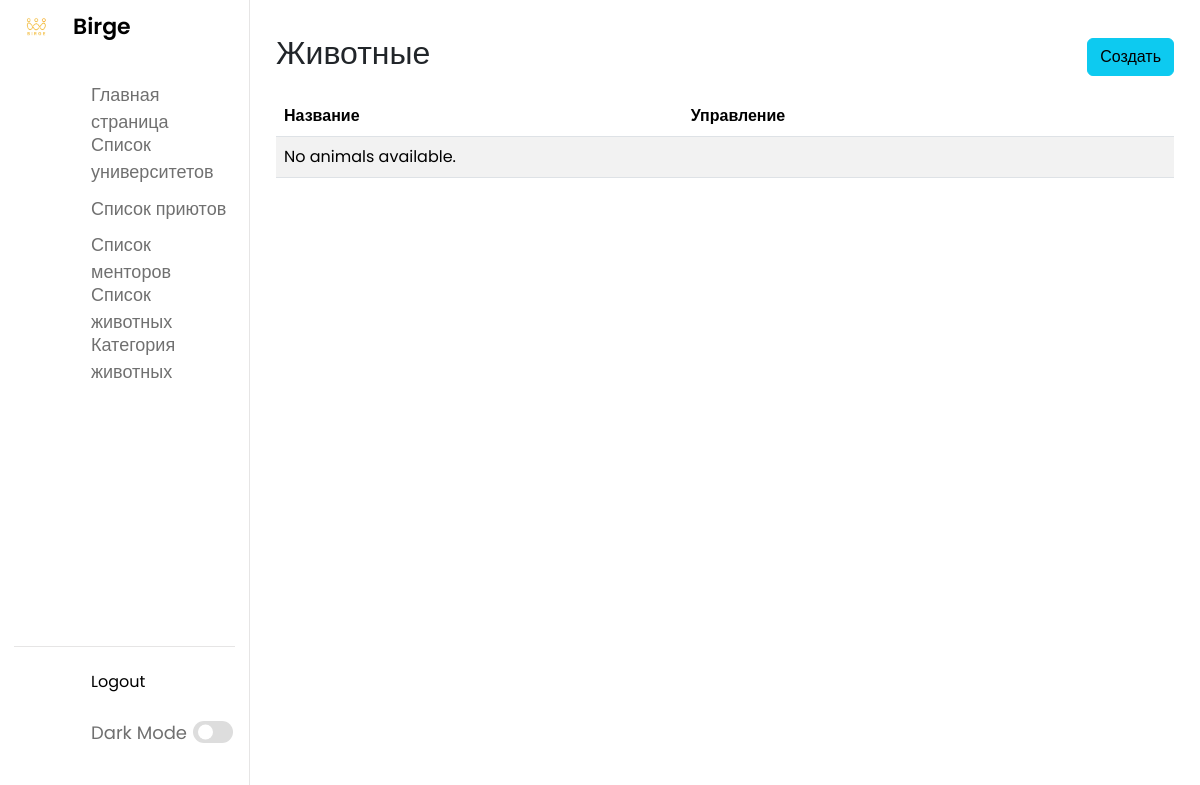
The page /customAdmin/categoryanimal/ on the database as committed earlier.
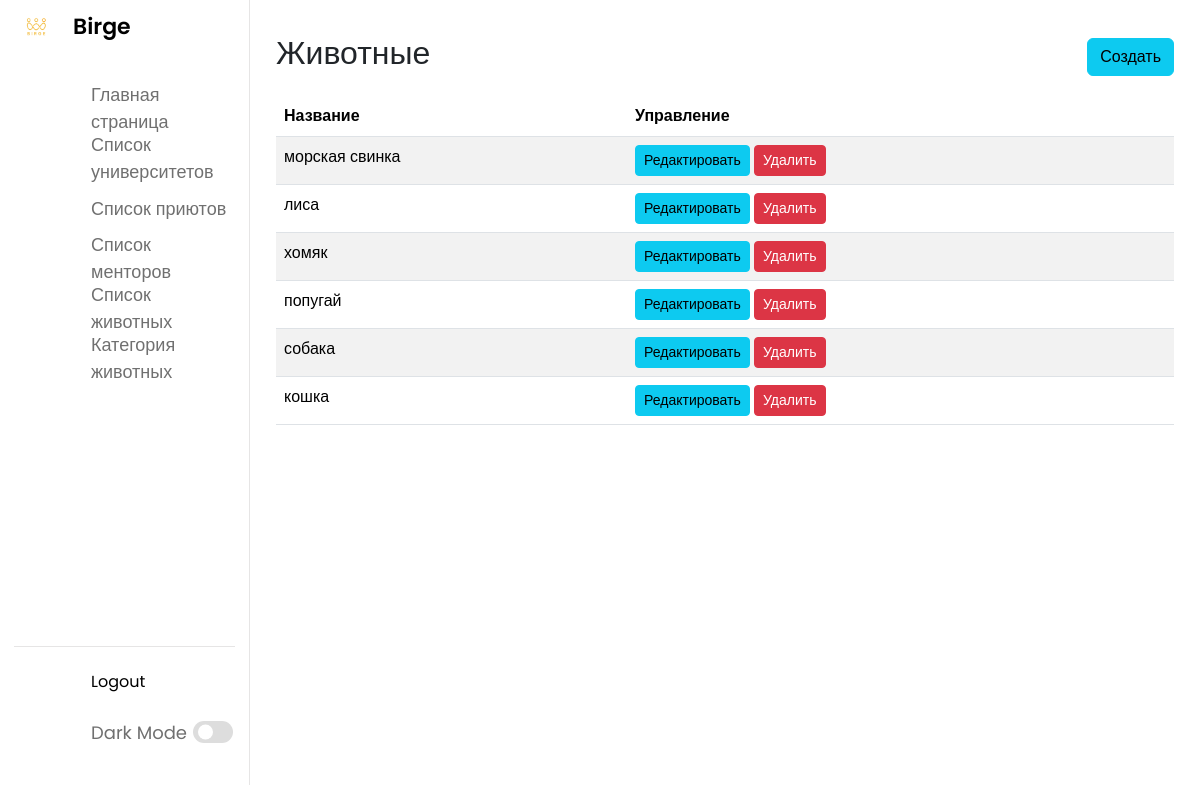
The same page on the database as committed later.
### app/models.py (models this page shows, shortened)
class CategoryAnimal(models.Model):
    name = models.CharField(max_length=100)
    created_at = models.DateTimeField(auto_now_add=True)
    updated_at = models.DateTimeField(auto_now=True)
    class Meta:
        verbose_name = "CategoryAnimal"
        verbose_name_plural = "CategoryAnimals"
        ordering = ['-created_at']

### app/views.py (the view)
# urls.py: path('customAdmin/categoryanimal/', CategoryAnimalListViewAdmin.as_view(), name='admin_categoryanimal_list'),
class CategoryAnimalListViewAdmin(ListView):
    model = CategoryAnimal
    template_name = "customAdmin/animalCategory.html"
    context_object_name = "category_animals"

### templates/customAdmin/animalCategory.html
{% extends 'customAdmin/home.html' %}
{% load static %}
{% block content %}
<div class="container mt-4">
    <div class="d-flex justify-content-between align-items-center mb-3">
        <h2>Животные</h2>
        <a href="{% url 'admin_create_animal' %}" class="btn btn-info">Создать</a>
    </div>
    <div class="table-responsive">
        <table class="table table-striped">
            <thead>
                <tr>
                    <th scope="col">Название</th>
                    <th scope="col">Управление</th>
                </tr>
            </thead>
            <tbody>
                {% for animal in category_animals %}
                <tr>
                    <td>{{ animal.name }}</td>
                    <td>
                        <a href="{% url 'categoryadmin_update_animal' animal.id %}" class="btn btn-info btn-sm">Редактировать</a>
                        <a href="{% url 'admin_delete_categoryanimal' animal.id %}" class="btn btn-danger btn-sm">Удалить</a>
                    </td>
                </tr>
                {% empty %}
                <tr>
                    <td colspan="5">No animals available.</td>
                </tr>
                {% endfor %}
            </tbody>
        </table>
    </div>
</div>
{% endblock %}

### templates/customAdmin/home.html (shortened to what this page needs)
{% load static %}
<!DOCTYPE html>
<html lang="en">
<head>
    <link rel="stylesheet" href="{% static 'css/customAdmin/home.css' %}">
    <link href="https://cdn.jsdelivr.net/npm/bootstrap@5.3.3/dist/css/bootstrap.min.css" rel="stylesheet">
    <link rel="stylesheet" href="https://unicons.iconscout.com/release/v4.0.0/css/line.css">
</head>
<body>
    <nav>
        <div class="logo-name">
            <div class="logo-image">
                <img src="images/logo.png" alt="">
            </div>
            <span class="logo_name">Birge</span>
        </div>
        <div class="menu-items">
            <ul class="nav-links">
                <li><a href="{% url 'admin_home' %}">
                    <i class="uil uil-estate"></i>
                    <span class="link-name">Главная страница</span>
                </a></li>
                <li><a href="{% url 'admin_university_list' %}">
                    <i class="uil uil-files-landscapes"></i>
                    <span class="link-name">Список университетов</span>
                </a></li>
                <li><a href="{% url 'admin_shelter_list' %}">
                    <i class="uil uil-chart"></i>
                    <span class="link-name">Список приютов</span>
                </a></li>
                <li><a href="{% url 'admin_mentor_list' %}">
                    <i class="uil uil-chart"></i>
                    <span class="link-name">Список менторов</span>
                </a></li>
                <li><a href="{% url 'admin_animal_list' %}">
                    <i class="uil uil-chart"></i>
                    <span class="link-name">Список животных</span>
                </a></li>
                <li><a href="{% url 'admin_categoryanimal_list' %}">
                    <i class="uil uil-thumbs-up"></i>
                    <span class="link-name">Категория животных</span>
                </a></li>
            </ul>
            <ul class="logout-mode">
                <li><a href="#">
                    <i class="uil uil-signout"></i>
                    <form method="post" action="{% url 'logout' %}" style="display: inline;">
                        <button type="submit" class="fa fa-sign-out" style="background: none; border: none; cursor: pointer;">Logout</button>
                    </form>
                </a></li>
                <li class="mode">
                    <a href="#">
                        <i class="uil uil-moon"></i>
                    <span class="link-name">Dark Mode</span>
                </a>
                <div class="mode-toggle">
                  <span class="switch"></span>
                </div>
            </li>
            </ul>
        </div>
    </nav>
    <section class="dashboard">
        {% block content %}
        {% endblock %}
    </section>
</body>
</html>

### static/css/customAdmin/home.css (style rules this page uses)
* { margin: 0; padding: 0; box-sizing: border-box; font-family: 'Poppins', sans-serif; }
:root { --primary-color: #0E4BF1; --panel-color: #FFF; --text-color: #000; --black-light-color: #707070; --border-color: #e6e5e5; --toggle-color: #DDD; --box1-color: #4DA3FF; --box2-color: #FFE6AC; --box3-color: #E7D1FC; --title-icon-color: #fff; --tran-05: all 0.5s ease; --tran-03: all 0.3s ease; --tran-03: all 0.2s ease; }
body { min-height: 100vh; background-color: var(--primary-color); }
nav { position: fixed; top: 0; left: 0; height: 100%; width: 250px; padding: 10px 14px; background-color: var(--panel-color); border-right: 1px solid var(--border-color); transition: var(--tran-05); }
nav .logo-name { display: flex; align-items: center; }
nav .logo-image { display: flex; justify-content: center; min-width: 45px; }
nav .logo-image img { width: 40px; object-fit: cover; border-radius: 50%; }
nav .logo-name .logo_name { font-size: 22px; font-weight: 600; color: var(--text-color); margin-left: 14px; transition: var(--tran-05); }
nav .menu-items { margin-top: 40px; height: calc(100% - 90px); display: flex; flex-direction: column; justify-content: space-between; }
.menu-items li { list-style: none; }
.menu-items li a { display: flex; align-items: center; height: 50px; text-decoration: none; position: relative; }
.menu-items li a i { font-size: 24px; min-width: 45px; height: 100%; display: flex; align-items: center; justify-content: center; color: var(--black-light-color); }
.menu-items li a .link-name { font-size: 18px; font-weight: 400; color: var(--black-light-color); transition: var(--tran-05); }
.menu-items .logout-mode { padding-top: 10px; border-top: 1px solid var(--border-color); }
.menu-items .mode { display: flex; align-items: center; white-space: nowrap; }
.menu-items .mode-toggle { position: absolute; right: 14px; height: 50px; min-width: 45px; display: flex; align-items: center; justify-content: center; cursor: pointer; }
.mode-toggle .switch { position: relative; display: inline-block; height: 22px; width: 40px; border-radius: 25px; background-color: var(--toggle-color); }
.switch:before { content: ""; position: absolute; left: 5px; top: 50%; transform: translateY(-50%); height: 15px; width: 15px; background-color: var(--panel-color); border-radius: 50%; transition: var(--tran-03); }
.dashboard { position: relative; left: 250px; background-color: var(--panel-color); min-height: 100vh; width: calc(100% - 250px); padding: 10px 14px; transition: var(--tran-05); }

Rows that differ between the two databases and show on the page:
added CategoryAnimal: name "морская свинка"
added CategoryAnimal: name "лиса"
added CategoryAnimal: name "хомяк"
added CategoryAnimal: name "попугай"
added CategoryAnimal: name "собака"
added CategoryAnimal: name "кошка"
Other text that changed with them:
text no longer shown: "No animals available."
